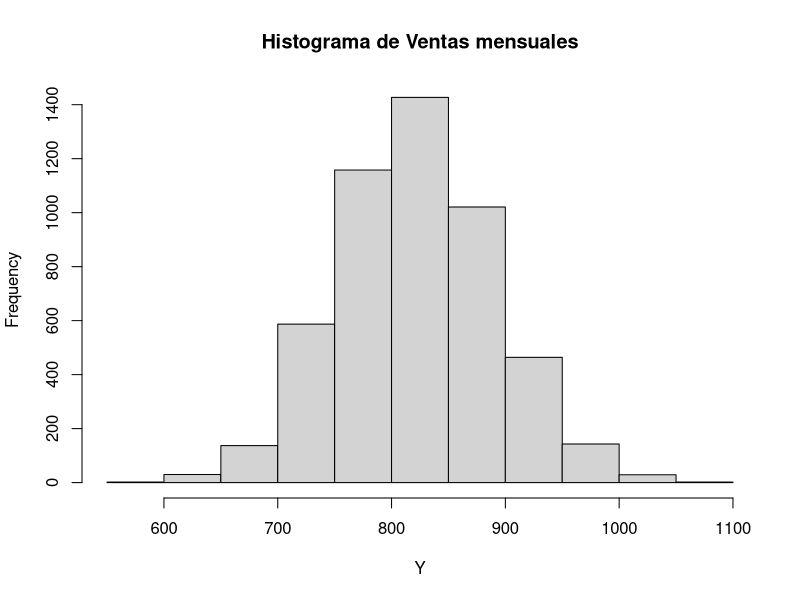

The R script that drew this image:
#Investigacion Operativa - Simulacion
#Matias A. Salgado Mancilla
#1)
#Genero semilla
set.seed(2021)

#Creo la funcion
ventas<-function(h){
  J <- sample(
    c(10,20,30,40,50),
    size=h,
    replace=T,
    prob=c(0.20,0.25,0.25,0.20,0.10))
    sum (J) }

ventas(30)

#Cantidad de simulaciones
N<-5000

Y<-replicate(N, ventas(30))
#El vector Y contiene la simulacion de ventas totales
#para 30 dias(1 mes)
Y[1:30]
tabla<-table(Y)/N

#Hago histograma
hist(Y, main = paste("Histograma de Ventas mensuales"))

#2)
ventas_mes <-replicate(N, ventas(30))
sum(ventas_mes > 900)/5000
